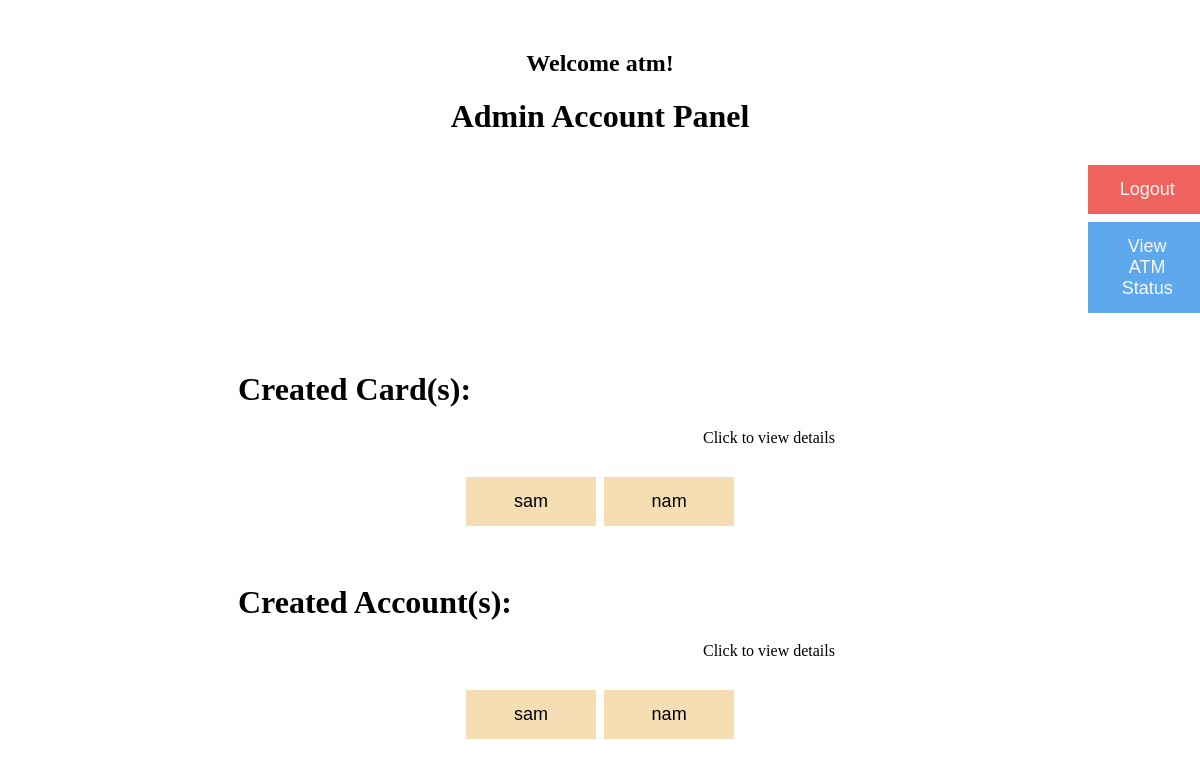
The app's page /admin-account-panel/ (signed in), older data.
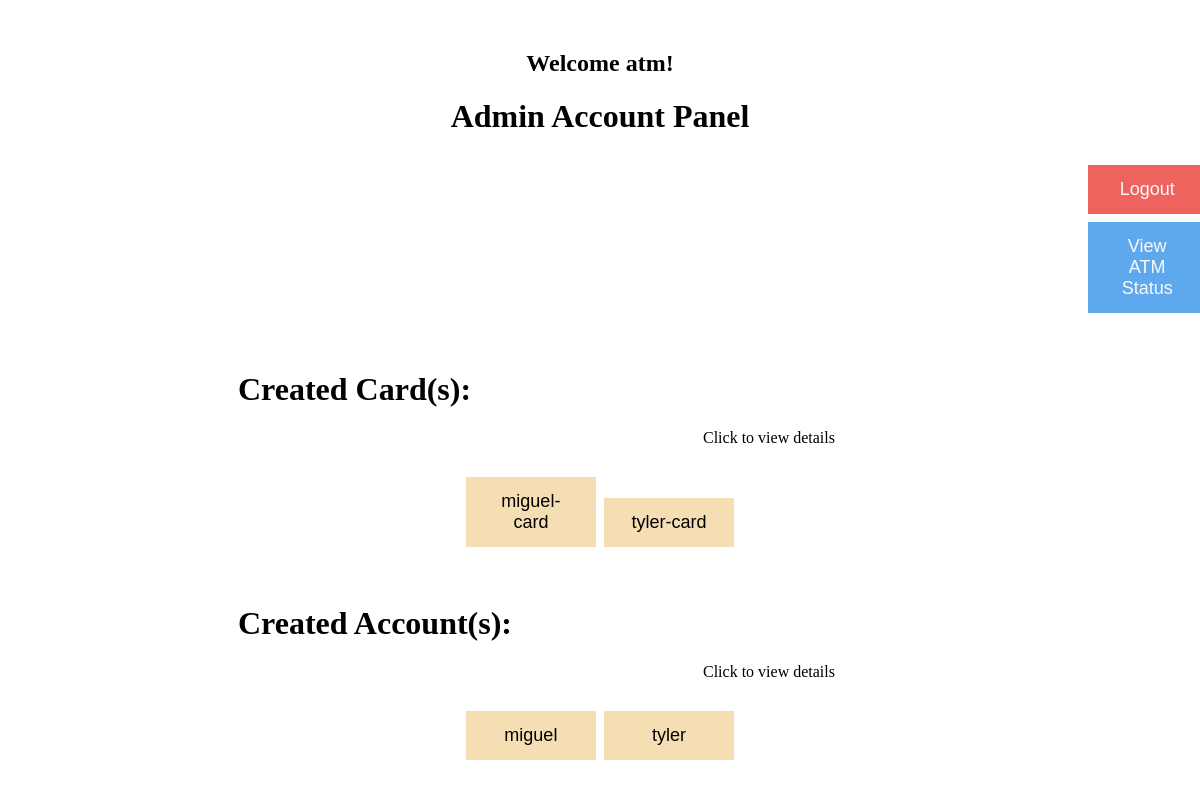
The same page, newer data.
### ATM/models.py (models this page shows, shortened)
class Card(models.Model):
    card_number = models.PositiveIntegerField(primary_key=True)
    pin = models.PositiveIntegerField(default=False)
    card_name = models.CharField(max_length=30)
    issue_date = models.DateField()
    exp_date = models.DateField(default=datetime.now() + timedelta(days=1095))
    balance = models.PositiveIntegerField()
    address = models.CharField(max_length=60)
    phone_number = models.PositiveIntegerField()

class Account(models.Model):
    account_number = models.PositiveIntegerField(primary_key=True)
    account_name = models.CharField(max_length=30)
    password = models.CharField(max_length=30)
    phone_number = models.PositiveIntegerField()

### ATM/views.py (the view)
# urls.py: path('admin-account-panel/', views.admin_account_panel),
@login_required(login_url='/admin-login')
def admin_account_panel(request):
    card = Card.objects.all()
    account = Account.objects.all()
    context = {'card': card, 'account':account}
    return render(request, 'admin-account-panel.html', context)

### ATM/templates/admin-account-panel.html (shortened to what this page needs)
<h2 style="text-align:center;margin-top:50px;">Welcome {{user.username}}!</h2>
<h1 style="text-align:center;">Admin Account Panel</h1>
{% if user.is_authenticated %}
<button id="logout-btn" value="Logout" onclick="location.href = '/admin-login'">
    Logout</button>
{% endif %}
<button style="margin-left:1080px;margin-top:0px;" onclick="location.href = '/atm-status'">View ATM Status</button>
<h1 style="margin-left:230px;margin-top:50px;">Created Card(s):</h1>
<p4 style="margin-left:695px;margin-top:-50px;">Click to view details</p4>
<div style="text-align: center;">
    <h1>
        {% for data in card %}
        {% if data.card_name %}
        <button method="post" name="{{data.card_name}}" class="card-btn"
            onclick="location.href='card-details/?card_name={{data.card_name}}'">{{data.card_name}}</button>
        {% endif %}
        {% endfor %}
    </h1>
</div>
<h1 style="margin-left:230px;margin-top:50px;">Created Account(s):</h1>
<p4 style="margin-left:695px;margin-top:-50px;">Click to view details</p4>
<div style="text-align: center;">
    <h1>
        {% for data in account %}
        {% if data.account_name %}
        <button method="post" name="{{data.account_name}}" class="card-btn"
            onclick="location.href='account-details/?account_name={{data.account_name}}'">{{data.account_name}}</button>
        {% endif %}
        {% endfor %}
    </h1>
</div>

### ATM/templates/admin-account-panel.html (style rules this page uses)
button { font-size: 18; background-color: #5ea8ee; color: rgb(250, 250, 250); padding: 14px 20px; margin: 8px 0; border: none; cursor: pointer; width: 10%; }
#logout-btn { background-color: #ee635e; margin-left: 1080px; }
.card-btn { background-color: wheat; color: rgb(0, 0, 0); padding: 14px 20px; margin: 8px 0; cursor: pointer; width: 11%; }

Row changes from the older to the newer data that the page shows:
changed Card: card_name "sam" → "miguel-card"
changed Card: card_name "nam" → "tyler-card"
changed Account: account_name "sam" → "miguel"
changed Account: account_name "nam" → "tyler"
